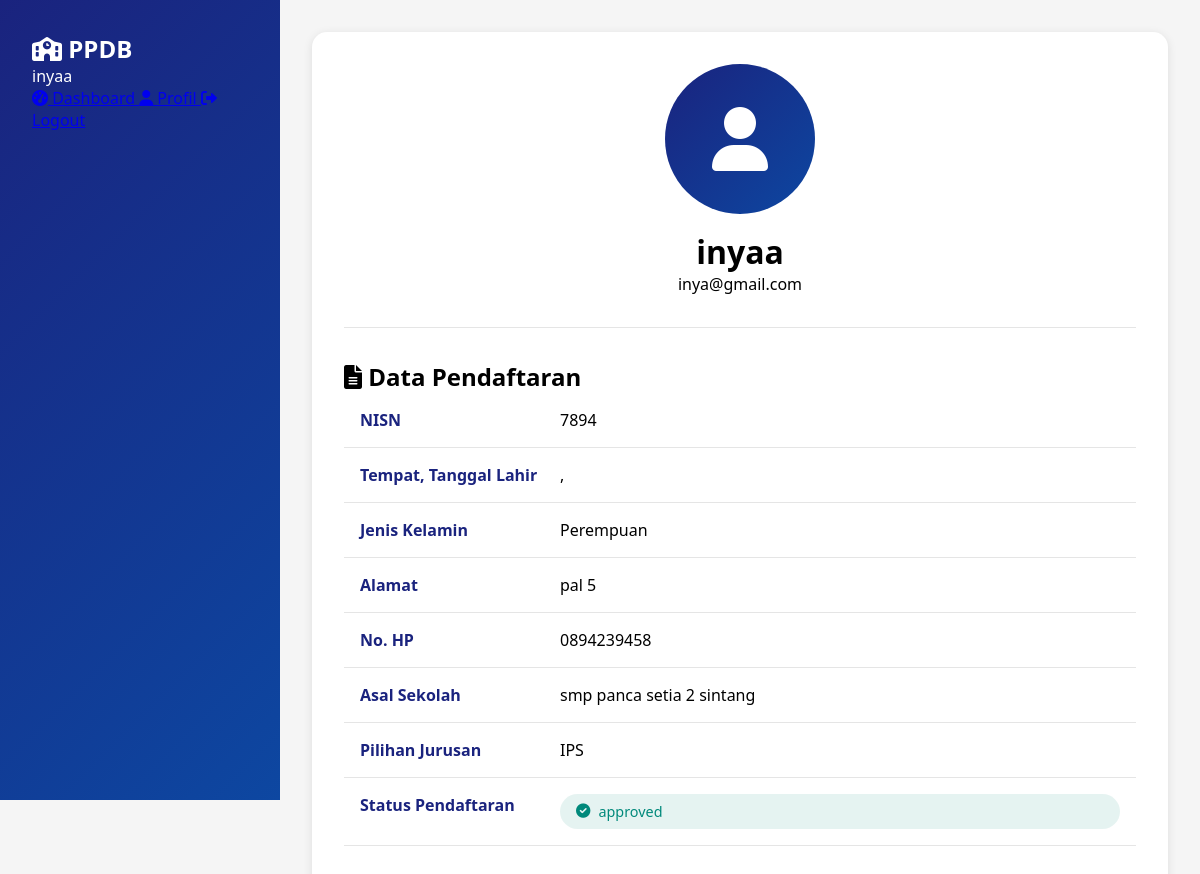
/profile (signed in), run on the app's committed database.
### app/models.py (models this page shows, shortened)
class User(UserMixin, db.Model):
    __tablename__ = 'users'
    id = db.Column(db.Integer, primary_key=True)
    username = db.Column(db.String(80), unique=True, nullable=False)
    email = db.Column(db.String(120), unique=True, nullable=False)
    password = db.Column(db.String(200), nullable=False)
    name = db.Column(db.String(100))
    role = db.Column(db.String(20), default='user')  # 'admin' or 'user'
    is_active = db.Column(db.Boolean, default=True)
    pendaftarans = db.relationship('Pendaftaran', backref='user', lazy=True)

class Pendaftaran(db.Model):
    __tablename__ = 'pendaftaran'
    id = db.Column(db.Integer, primary_key=True)
    nama = db.Column(db.String(100), nullable=False)
    nisn = db.Column(db.String(20), nullable=False, unique=True)
    asal_sekolah = db.Column(db.String(100), nullable=False)
    alamat = db.Column(db.String(200), nullable=False)
    no_hp = db.Column(db.String(20), nullable=False)
    pilihan_jurusan = db.Column(db.String(50), nullable=False)
    status = db.Column(db.String(20), default='pending')  # pending, approved, rejected
    user_id = db.Column(db.Integer, db.ForeignKey('users.id'), nullable=False)
    tanggal_daftar = db.Column(db.DateTime, default=db.func.current_timestamp())

### app/routes/main.py (the view)
@main_bp.route('/profile')
@login_required
def profile():
    pendaftaran = Pendaftaran.query.filter_by(user_id=current_user.id).first()
    return render_template('profile.html', pendaftaran=pendaftaran)

### app/__init__.py (called while the page is built)
def create_app():
    app = Flask(__name__)
    app.config['SECRET_KEY'] = 'your-secret-key'
    app.config['SQLALCHEMY_DATABASE_URI'] = 'sqlite:///ppdb.db'
    app.config['SQLALCHEMY_TRACK_MODIFICATIONS'] = False
    db.init_app(app)
    login_manager.init_app(app)
    login_manager.login_view = 'auth_bp.login'
    from app.models import User
    @login_manager.user_loader
    def load_user(user_id):
        return User.query.get(int(user_id))
    from app.routes.main import main_bp
    from app.routes.auth import auth_bp
    from app.routes.admin import admin_bp
    app.register_blueprint(main_bp)
    app.register_blueprint(auth_bp)
    app.register_blueprint(admin_bp)
    return app

### app/templates/profile.html (shortened to what this page needs)
<!DOCTYPE html>
<html lang="id">
<head>
    <link rel="stylesheet" href="https://cdnjs.cloudflare.com/ajax/libs/font-awesome/6.0.0/css/all.min.css">
</head>
<body>
    <div class="wrapper">
        <div class="sidebar">
            <div class="sidebar-header">
                <h2><i class="fas fa-school"></i> PPDB</h2>
                <p>{{ current_user.name }}</p>
            </div>
            <nav class="nav-menu">
                <a href="{{ url_for('main_bp.dashboard') }}" class="nav-item">
                    <i class="fas fa-tachometer-alt"></i> Dashboard
                </a>
                <a href="{{ url_for('main_bp.profile') }}" class="nav-item active">
                    <i class="fas fa-user"></i> Profil
                </a>
                <a href="{{ url_for('auth_bp.logout') }}" class="nav-item">
                    <i class="fas fa-sign-out-alt"></i> Logout
                </a>
            </nav>
        </div>
        <div class="main-content">
            <div class="profile-card">
                <div class="profile-header">
                    <div class="profile-avatar">
                        <i class="fas fa-user"></i>
                    </div>
                    <h1>{{ current_user.name }}</h1>
                    <p>{{ current_user.email }}</p>
                </div>
                {% if pendaftaran %}
                <div class="profile-info">
                    <h2><i class="fas fa-file-alt"></i> Data Pendaftaran</h2>
                    <div class="info-group">
                        <div class="info-label">NISN</div>
                        <div>{{ pendaftaran.nisn }}</div>
                    </div>
                    <div class="info-group">
                        <div class="info-label">Tempat, Tanggal Lahir</div>
                        <div>{{ pendaftaran.tempat_lahir }}, {{ pendaftaran.tanggal_lahir }}</div>
                    </div>
                    <div class="info-group">
                        <div class="info-label">Jenis Kelamin</div>
                        <div>{{ "Laki-laki" if pendaftaran.jenis_kelamin == "L" else "Perempuan" }}</div>
                    </div>
                    <div class="info-group">
                        <div class="info-label">Alamat</div>
                        <div>{{ pendaftaran.alamat }}</div>
                    </div>
                    <div class="info-group">
                        <div class="info-label">No. HP</div>
                        <div>{{ pendaftaran.no_hp }}</div>
                    </div>
                    <div class="info-group">
                        <div class="info-label">Asal Sekolah</div>
                        <div>{{ pendaftaran.asal_sekolah }}</div>
                    </div>
                    <div class="info-group">
                        <div class="info-label">Pilihan Jurusan</div>
                        <div>{{ pendaftaran.pilihan_jurusan }}</div>
                    </div>
                    <div class="info-group">
                        <div class="info-label">Status Pendaftaran</div>
                        <div class="status-badge status-{{ pendaftaran.status }}">
                            <i class="fas fa-{% if pendaftaran.status == 'approved' %}check-circle{% elif pendaftaran.status == 'rejected' %}times-circle{% else %}clock{% endif %}"></i>
                            {{ pendaftaran.status }}
                        </div>
                    </div>
                </div>
                {% endif %}
            </div>
        </div>
    </div>
</body>
</html>

### app/templates/profile.html (style rules this page uses)
:root { --primary: #1a237e; --secondary: #0d47a1; --accent: #00bcd4; --success: #00897b; --warning: #ffd700; --danger: #d32f2f; --light: #f5f5f5; --dark: #263238; --gradient: linear-gradient(135deg, var(--primary), var(--secondary)); }
* { margin: 0; padding: 0; box-sizing: border-box; font-family: 'Segoe UI', Arial, sans-serif; }
body { background: var(--light); min-height: 100vh; }
.wrapper { display: flex; min-height: 100vh; }
.sidebar { width: 280px; background: var(--gradient); color: white; padding: 2rem; position: fixed; height: 100vh; }
.main-content { flex: 1; margin-left: 280px; padding: 2rem; }
.profile-card { background: white; border-radius: 15px; padding: 2rem; box-shadow: 0 2px 10px rgba(0,0,0,0.1); margin-bottom: 2rem; }
.profile-header { text-align: center; padding-bottom: 2rem; border-bottom: 1px solid rgba(0,0,0,0.1); margin-bottom: 2rem; }
.profile-avatar { width: 150px; height: 150px; background: var(--gradient); border-radius: 50%; margin: 0 auto 1rem; display: flex; align-items: center; justify-content: center; color: white; font-size: 4rem; }
.profile-info { margin-bottom: 2rem; }
.info-group { display: grid; grid-template-columns: 200px 1fr; padding: 1rem; border-bottom: 1px solid rgba(0,0,0,0.1); }
.info-label { font-weight: 600; color: var(--primary); }
.status-badge { display: inline-flex; align-items: center; gap: 0.5rem; padding: 0.5rem 1rem; border-radius: 20px; font-size: 0.9rem; }
.status-approved { background: rgba(0,137,123,0.1); color: var(--success); }

### data on the page
User: name "inyaa", email "inya@gmail.com"
Pendaftaran: nisn "7894", alamat "pal 5", no_hp "0894239458", asal_sekolah "smp panca setia 2 sintang", pilihan_jurusan "IPS", status "approved"

### other printed values
{{ "Laki-laki" if pendaftaran.jenis_kelamin == "L" else "Perempuan" }} "Perempuan"
